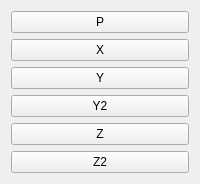
          <widget class="QWidget" name="tab_6">
           <attribute name="title">
            <string>Views</string>
           </attribute>
           <layout class="QGridLayout" name="gridLayout_16">
            <item row="0" column="0">
             <widget class="QPushButton" name="view_p_pb">
              <property name="text">
               <string>P</string>
              </property>
             </widget>
            </item>
            <item row="1" column="0">
             <widget class="QPushButton" name="view_x_pb">
              <property name="text">
               <string>X</string>
              </property>
             </widget>
            </item>
            <item row="2" column="0">
             <widget class="QPushButton" name="view_y_pb">
              <property name="text">
               <string>Y</string>
              </property>
             </widget>
            </item>
            <item row="3" column="0">
             <widget class="QPushButton" name="view_y2_pb">
              <property name="text">
               <string>Y2</string>
              </property>
             </widget>
            </item>
            <item row="4" column="0">
             <widget class="QPushButton" name="view_z_pb">
              <property name="text">
               <string>Z</string>
              </property>
             </widget>
            </item>
            <item row="5" column="0">
             <widget class="QPushButton" name="view_z2_pb">
              <property name="text">
               <string>Z2</string>
              </property>
             </widget>
            </item>
           </layout>
          </widget>
